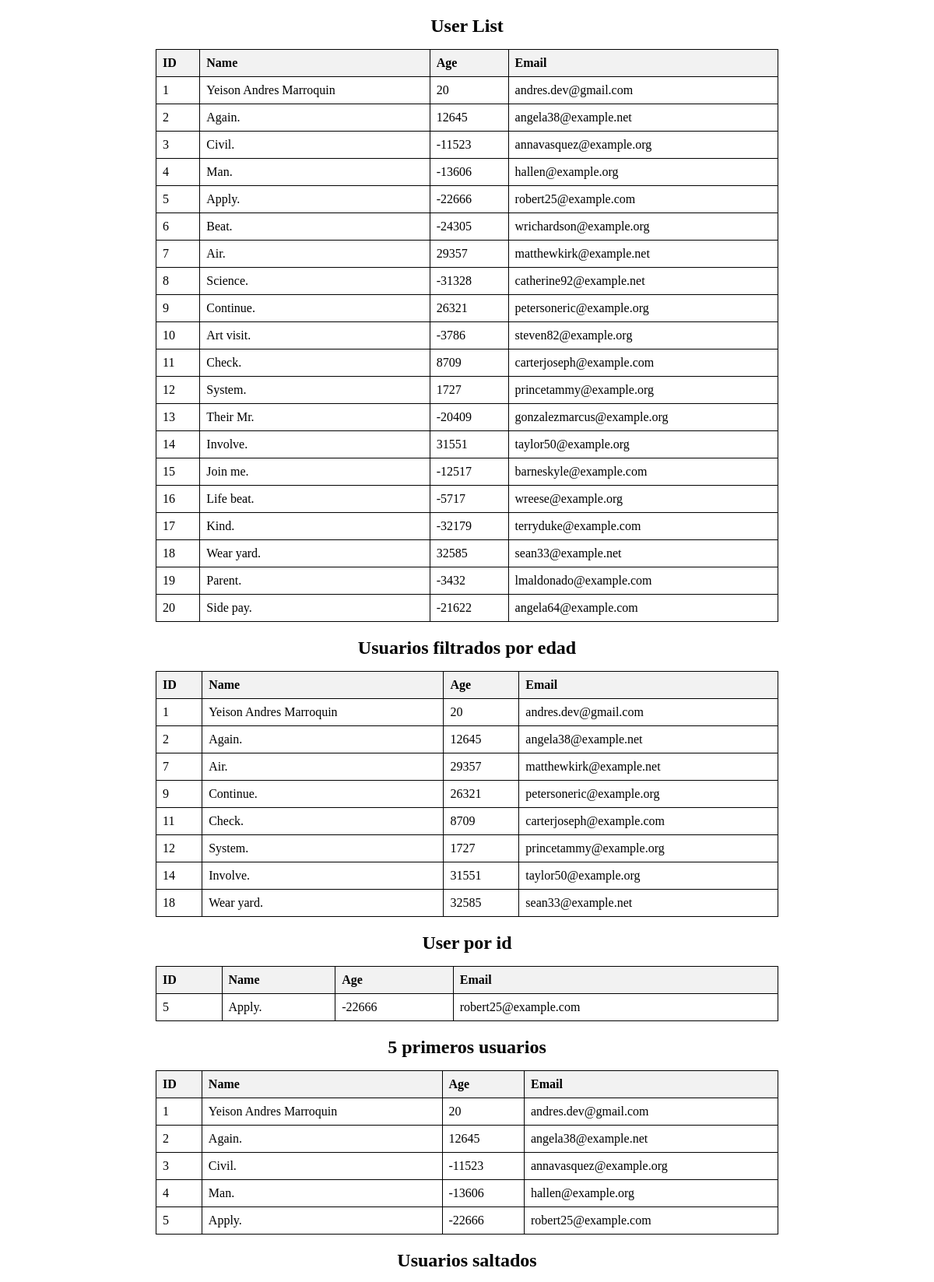
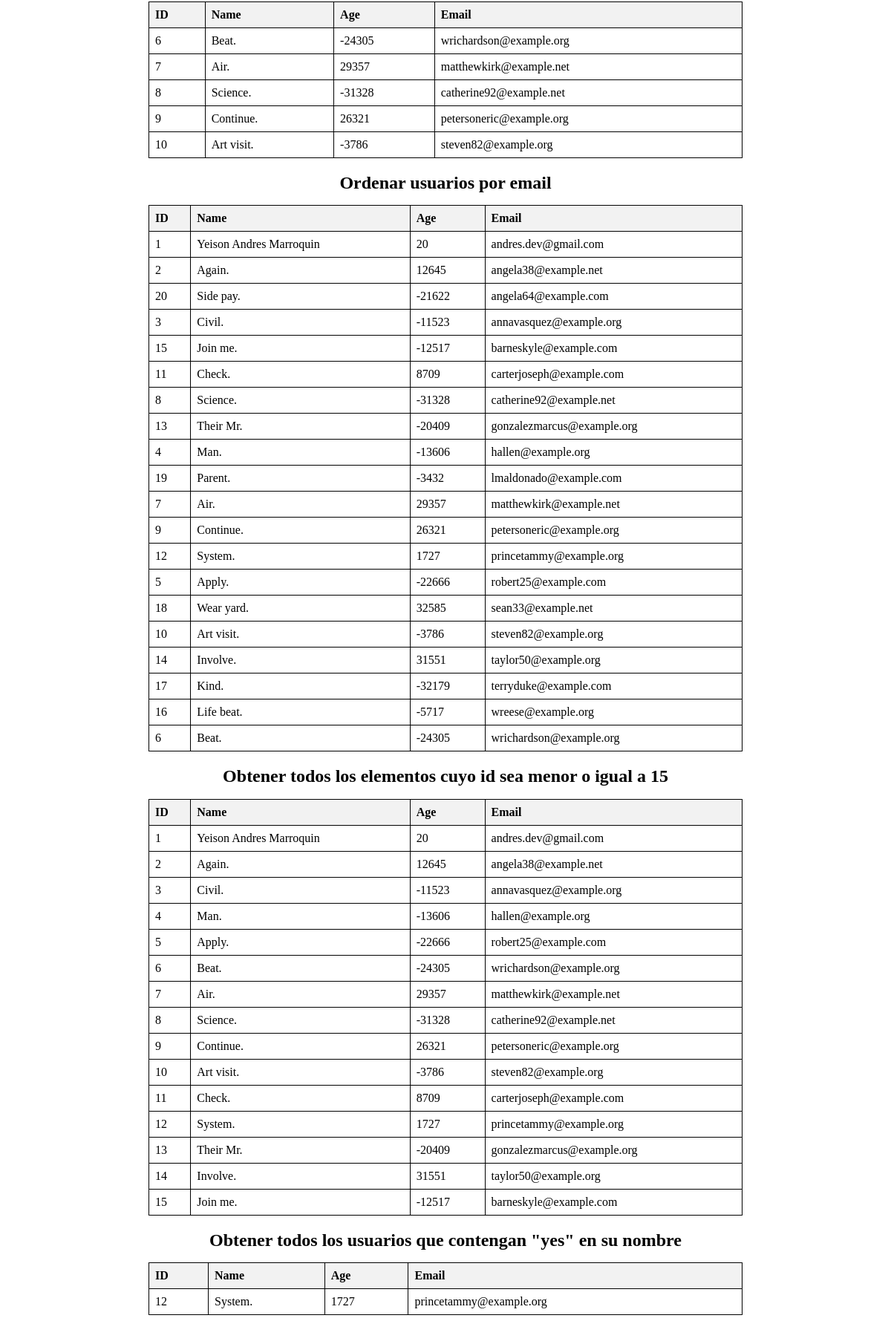
Page /foro/users/ on the committed database (2 pictures, top to bottom).
### social/models.py (models this page shows, shortened)
class User(models.Model):
    name = models.CharField(max_length=10)
    age = models.IntegerField()
    email = models.EmailField()

### social/views.py (the view)
# urls.py: path('users/', views.list_users, name='list_users'),
def list_users(request):
    users = User.objects.all()
    filtered = User.objects.filter(age__gte=18)
    user = User.objects.get(id=5)
    first_five_users = User.objects.all()[:5]
    skipped_users = User.objects.all()[5:10]
    ordered_users = User.objects.all().order_by('email')
    filtered_by_id = User.objects.filter(id__lte=15)
    filtered_by_name = User.objects.filter(name__icontains='System')
    return render(request, 'social/users.html',
                  {'users': users, 'filtered': filtered, 'userId': user,
                   'first_five_users': first_five_users,
                   'skipped_users': skipped_users, 'ordered_users': ordered_users,
                   'filtered_by_id': filtered_by_id, 'filtered_by_name': filtered_by_name})

### social/templates/social/users.html (shortened to what this page needs)
<!DOCTYPE html>
<html lang="en">
<head>
</head>
<body>
    <h1 class="user-list-title">User List</h1>
    <table>
        <tr>
            <th>ID</th>
            <th>Name</th>
            <th>Age</th>
            <th>Email</th>
        </tr>
        {% for user in users %}
        <tr>
            <td>{{ user.id }}</td>
            <td>{{ user.name }}</td>
            <td>{{ user.age }}</td>
            <td>{{ user.email }}</td>
        </tr>
        {% endfor %}
    </table>
    <h1 class="user-list-title">Usuarios filtrados por edad</h1>
    <table>
        <tr>
            <th>ID</th>
            <th>Name</th>
            <th>Age</th>
            <th>Email</th>
        </tr>
        {% for user in filtered %}
        <tr>
            <td>{{ user.id }}</td>
            <td>{{ user.name }}</td>
            <td>{{ user.age }}</td>
            <td>{{ user.email }}</td>
        </tr>
        {% endfor %}
    </table>
    <h1 class="user-list-title">User por id</h1>
    <table>
        <tr>
            <th>ID</th>
            <th>Name</th>
            <th>Age</th>
            <th>Email</th>
        </tr>
        <tr>
            <td>{{ userId.id }}</td>
            <td>{{ userId.name }}</td>
            <td>{{ userId.age }}</td>
            <td>{{ userId.email }}</td>
        </tr>
    </table>
    <h1 class="user-list-title">5 primeros usuarios</h1>
    <table>
        <tr>
            <th>ID</th>
            <th>Name</th>
            <th>Age</th>
            <th>Email</th>
        </tr>
        {% for user in first_five_users %}
        <tr>
            <td>{{ user.id }}</td>
            <td>{{ user.name }}</td>
            <td>{{ user.age }}</td>
            <td>{{ user.email }}</td>
        </tr>
        {% endfor %}
    </table>
    <h1 class="user-list-title">Usuarios saltados</h1>
    <table>
        <tr>
            <th>ID</th>
            <th>Name</th>
            <th>Age</th>
            <th>Email</th>
        </tr>
        {% for user in skipped_users %}
        <tr>
            <td>{{ user.id }}</td>
            <td>{{ user.name }}</td>
            <td>{{ user.age }}</td>
            <td>{{ user.email }}</td>
        </tr>
        {% endfor %}
    </table>
    <h1 class="user-list-title">Ordenar usuarios por email</h1>
    <table>
        <tr>
            <th>ID</th>
            <th>Name</th>
            <th>Age</th>
            <th>Email</th>
        </tr>
        {% for user in ordered_users %}
        <tr>
            <td>{{ user.id }}</td>
            <td>{{ user.name }}</td>
            <td>{{ user.age }}</td>
            <td>{{ user.email }}</td>
        </tr>
        {% endfor %}
    </table>
    <h1 class="user-list-title">Obtener todos los elementos cuyo id sea menor o igual a 15</h1>
    <table>
        <tr>
            <th>ID</th>
            <th>Name</th>
            <th>Age</th>
            <th>Email</th>
        </tr>
        {% for user in filtered_by_id %}
        <tr>
            <td>{{ user.id }}</td>
            <td>{{ user.name }}</td>
            <td>{{ user.age }}</td>
            <td>{{ user.email }}</td>
        </tr>
        {% endfor %}
    </table>
    <h1 class="user-list-title">Obtener todos los usuarios que contengan "yes" en su nombre</h1>
    <table>
        <tr>
            <th>ID</th>
            <th>Name</th>
            <th>Age</th>
            <th>Email</th>
        </tr>
        {% for user in filtered_by_name %}
        <tr>
            <td>{{ user.id }}</td>
            <td>{{ user.name }}</td>
            <td>{{ user.age }}</td>
            <td>{{ user.email }}</td>
        </tr>
        {% endfor %}
</body>
</html>

### social/templates/social/users.html (style rules this page uses)
.user-list-title { text-align: center; margin-top: 20px; font-size: 24px; }
table { width: 100%; max-width: 800px; border-collapse: collapse; margin: auto; }
th, td { border: 1px solid black; padding: 8px; text-align: left; }
th { background-color: #f2f2f2; }

### rows in the picture
User: id "1", name "Yeison Andres Marroquin", age "20", email "andres.dev@gmail.com"
User: id "2", name "Again.", age "12645", email "angela38@example.net"
User: id "3", name "Civil.", age "-11523", email "annavasquez@example.org"
User: id "4", name "Man.", age "-13606", email "hallen@example.org"
User: id "5", name "Apply.", age "-22666", email "robert25@example.com"
User: id "6", name "Beat.", age "-24305", email "wrichardson@example.org"
User: id "7", name "Air.", age "29357", email "matthewkirk@example.net"
User: id "8", name "Science.", age "-31328", email "catherine92@example.net"
User: id "9", name "Continue.", age "26321", email "petersoneric@example.org"
User: id "10", name "Art visit.", age "-3786", email "steven82@example.org"
User: id "11", name "Check.", age "8709", email "carterjoseph@example.com"
User: id "12", name "System.", age "1727", email "princetammy@example.org"
User: id "13", name "Their Mr.", age "-20409", email "gonzalezmarcus@example.org"
User: id "14", name "Involve.", age "31551", email "taylor50@example.org"
User: id "15", name "Join me.", age "-12517", email "barneskyle@example.com"
User: id "16", name "Life beat.", age "-5717", email "wreese@example.org"
User: id "17", name "Kind.", age "-32179", email "terryduke@example.com"
User: id "18", name "Wear yard.", age "32585", email "sean33@example.net"
User: id "19", name "Parent.", age "-3432", email "lmaldonado@example.com"
User: id "20", name "Side pay.", age "-21622", email "angela64@example.com"
